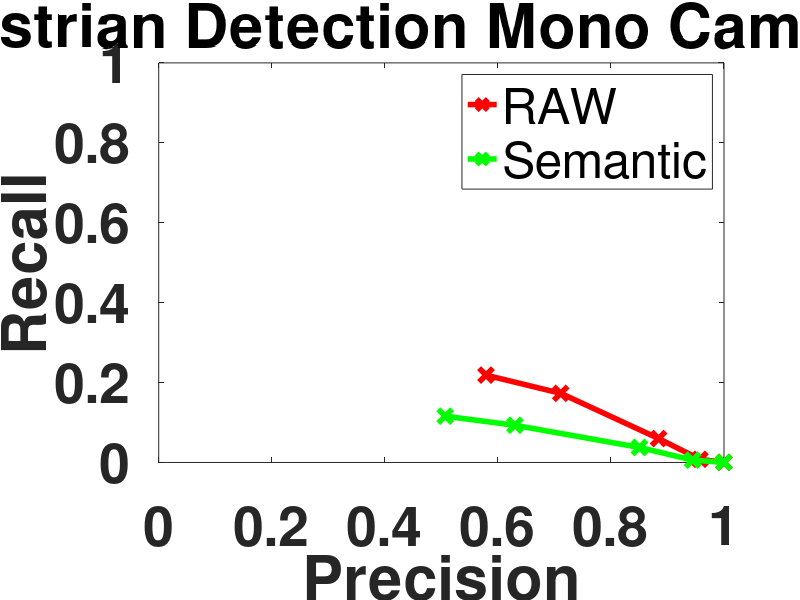
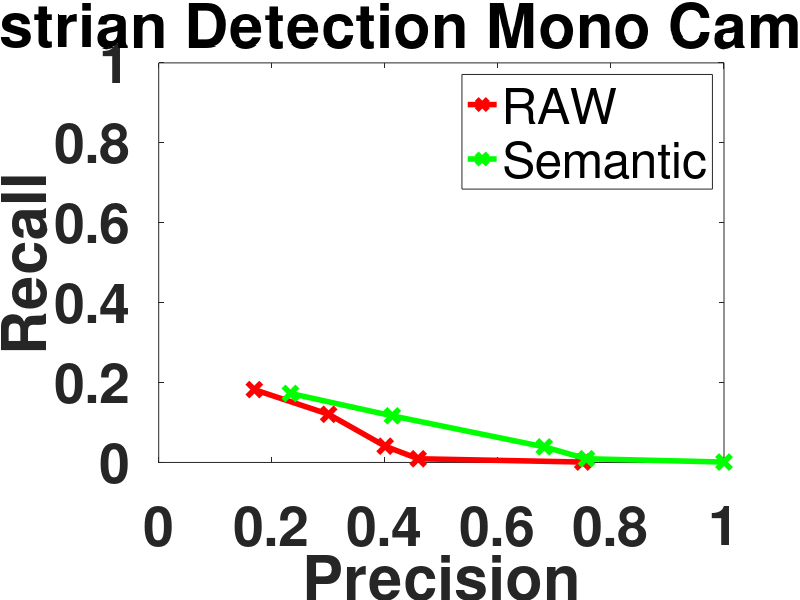
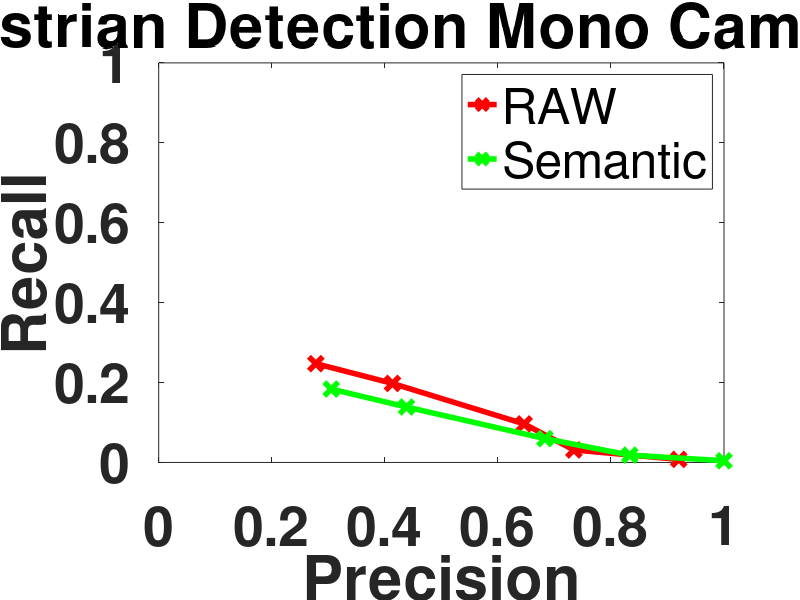

Source code (MATLAB) for these figures, in order:
clc;
clear all;
close all;


%% Pedestrian Detection Mono Camera Semantic Constrains

% Camera 1
HOGPrecisionRaw1 = [0.578996 0.711222 0.884319 0.957447 1];
HOGRecallRaw1 = [0.218533 0.172983 0.0598053 0.00782337 0.000173853];

HOGPrecisionSemantic1 = [0.506849 0.630153 0.850394 0.944444 1];
HOGRecallSemantic1 = [0.115786 0.0930111 0.0375522 0.00591099 0.000173853];

figure1 = figure();
axes1 = axes('Parent',figure1);
plot(HOGPrecisionRaw1, HOGRecallRaw1, '-rx', 'MarkerSize', 10, 'LineWidth', 4)
hold on;
plot(HOGPrecisionSemantic1, HOGRecallSemantic1, '-gx', 'MarkerSize', 10, 'LineWidth', 4)
xlim([0 1]);ylim([0 1]);
xlabel('Precision','FontWeight','bold');
ylabel('Recall','FontWeight','bold');
legend('RAW', 'Semantic')
title('Camera 1 Pedestrian Detection Mono Camera')
title('Camera 1 Pedestrian Detection Mono Camera with Semantic')
set(axes1,'FontSize', 40,'FontWeight','bold');

% Camera 2
HOGPrecisionRaw2 = [0.169066 0.300659 0.400651 0.459016 0.75];
HOGRecallRaw2 = [0.182299 0.120542 0.0406209 0.00924703 0.000990753];

HOGPrecisionSemantic2 = [0.232962 0.413349 0.682081 0.756757 1];
HOGRecallSemantic2 = [0.172721 0.116579 0.0389696 0.00924703 0.000990753  ];

figure1 = figure();
axes1 = axes('Parent',figure1);
plot(HOGPrecisionRaw2, HOGRecallRaw2, '-rx', 'MarkerSize', 10, 'LineWidth', 4)
hold on;
plot(HOGPrecisionSemantic2, HOGRecallSemantic2, '-gx', 'MarkerSize', 10, 'LineWidth', 4)
xlim([0 1]);ylim([0 1]);
xlabel('Precision','FontWeight','bold');
ylabel('Recall','FontWeight','bold');
legend('RAW', 'Semantic')
title('Camera 1 Pedestrian Detection Mono Camera')
title('Camera 1 Pedestrian Detection Mono Camera with Semantic')
set(axes1,'FontSize', 40,'FontWeight','bold');

% Camera 3
HOGPrecisionRaw3 = [0.278007 0.413529 0.646532 0.734375 0.92];
HOGRecallRaw3 = [ 0.247333 0.197799 0.0963976 0.0313542 0.00767178 ];

HOGPrecisionSemantic3 = [0.305263 0.438356 0.683206 0.833333 1];
HOGRecallSemantic3 = [0.183728 0.138759 0.0597065 0.0183456 0.00433622];

figure1 = figure();
axes1 = axes('Parent',figure1);
plot(HOGPrecisionRaw3, HOGRecallRaw3, '-rx', 'MarkerSize', 10, 'LineWidth', 4)
hold on;
plot(HOGPrecisionSemantic3, HOGRecallSemantic3, '-gx', 'MarkerSize', 10, 'LineWidth', 4)
xlim([0 1]);ylim([0 1]);
xlabel('Precision','FontWeight','bold');
ylabel('Recall','FontWeight','bold');
legend('RAW', 'Semantic')
title('Camera 1 Pedestrian Detection Mono Camera')
title('Camera 1 Pedestrian Detection Mono Camera with Semantic')
set(axes1,'FontSize', 40,'FontWeight','bold');


% F-Scores
FScoreHOGRaw1 = max((2 .* HOGPrecisionRaw1 .* HOGRecallRaw1)./(HOGPrecisionRaw1 + HOGRecallRaw1))
FScoreHOGSemantic1 = max((2 .* HOGPrecisionSemantic1 .* HOGRecallSemantic1)./(HOGPrecisionSemantic1 + HOGRecallSemantic1))

FScoreHOGRaw2 = max((2 .* HOGPrecisionRaw2 .* HOGRecallRaw2)./(HOGPrecisionRaw2 + HOGRecallRaw2))
FScoreHOGSemantic2 = max((2 .* HOGPrecisionSemantic2 .* HOGRecallSemantic2)./(HOGPrecisionSemantic2 + HOGRecallSemantic2))

FScoreHOGRaw3 = max((2 .* HOGPrecisionRaw3 .* HOGRecallRaw3)./(HOGPrecisionRaw3 + HOGRecallRaw3))
FScoreHOGSemantic3 = max((2 .* HOGPrecisionSemantic3 .* HOGRecallSemantic3)./(HOGPrecisionSemantic3 + HOGRecallSemantic3))

